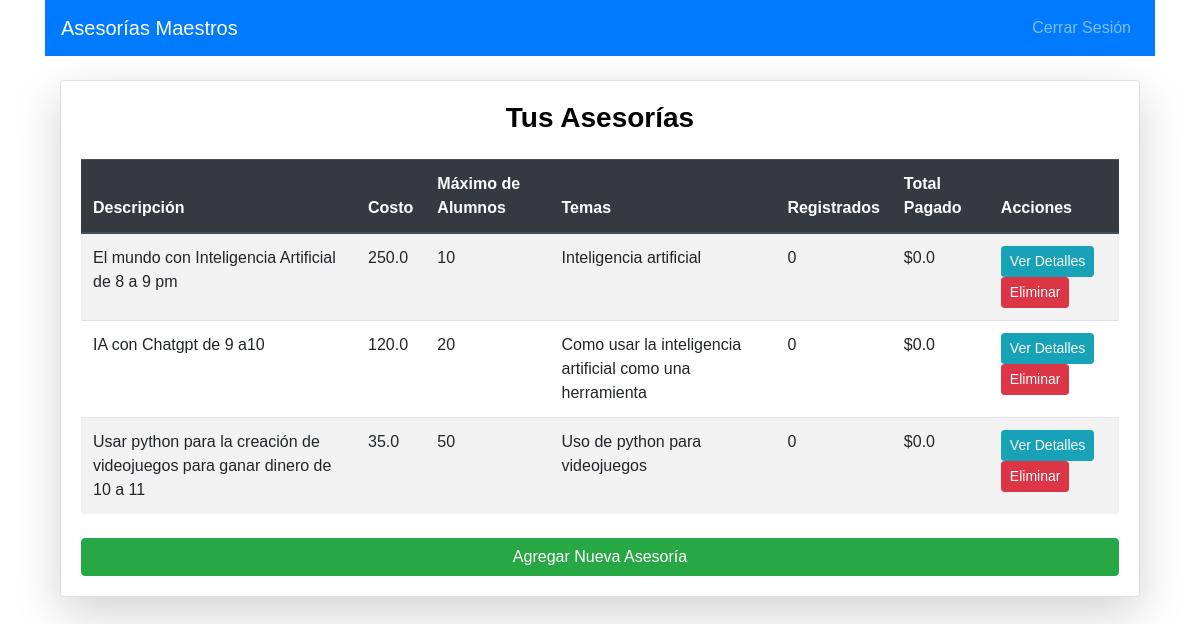
Screenshot of /dashboard_maestro (signed in) with the database file from the repository.
### ProyectoWeb/app.py (models this page shows)
class Asesoria(db.Model):
    id = db.Column(db.Integer, primary_key=True)
    descripcion = db.Column(db.String(200), nullable=False)
    costo = db.Column(db.Float, nullable=False)
    max_alumnos = db.Column(db.Integer, nullable=False)
    temas = db.Column(db.String(200), nullable=False)
    maestro_id = db.Column(db.Integer, db.ForeignKey('user.id'), nullable=False)
    alumnos = db.relationship('User', secondary=asesoria_alumno, back_populates='asesorias')
    total_pagado = db.Column(db.Float, default=0.0)
    meet_link = db.Column(db.String(200), nullable=True)

### ProyectoWeb/app.py (the view)
@app.route('/dashboard_maestro')
@login_required
def dashboard_maestro():
    asesorias = Asesoria.query.filter_by(maestro_id=current_user.id).all()
    for asesoria in asesorias:
        asesoria.registrados = db.session.query(RegistroAsesoria).filter_by(asesoria_id=asesoria.id, pagado=True).count()
        asesoria.total_pagado = db.session.query(db.func.sum(RegistroAsesoria.pagado * asesoria.costo)).filter(
            RegistroAsesoria.asesoria_id == asesoria.id, RegistroAsesoria.pagado == True
        ).scalar() or 0.0
    return render_template('dashboard_maestro.html', asesorias=asesorias)

### ProyectoWeb/app.py (called while the page is built)
@login_manager.user_loader
def load_user(user_id):
    return User.query.get(int(user_id))

### ProyectoWeb/templates/dashboard_maestro.html
{% extends 'base.html' %}
{% block content %}
<nav class="navbar navbar-expand-lg navbar-dark bg-primary mb-4">
    <a class="navbar-brand mx-auto" href="#">Asesorías Maestros</a>
    <div class="collapse navbar-collapse">
        <ul class="navbar-nav ml-auto">
            <li class="nav-item">
                <a class="nav-link" href="{{ url_for('logout') }}">Cerrar Sesión</a>
            </li>
        </ul>
    </div>
</nav>
<div class="container mt-4">
    <div class="card shadow-lg">
        <div class="card-body">
            <h2 class="text-center mb-4">Tus Asesorías</h2>
            <table class="table table-striped table-hover">
                <thead class="thead-dark">
                    <tr>
                        <th>Descripción</th>
                        <th>Costo</th>
                        <th>Máximo de Alumnos</th>
                        <th>Temas</th>
                        <th>Registrados</th>
                        <th>Total Pagado</th>
                        <th>Acciones</th>
                    </tr>
                </thead>
                <tbody>
                    {% for asesoria in asesorias %}
                        <tr>
                            <td>{{ asesoria.descripcion }}</td>
                            <td>{{ asesoria.costo }}</td>
                            <td>{{ asesoria.max_alumnos }}</td>
                            <td>{{ asesoria.temas }}</td>
                            <td>{{ asesoria.registrados }}</td>
                            <td>${{asesoria.total_pagado }}</td>
                            <td>
                                <a href="{{ url_for('ver_detalle_asesoria_maestro', id=asesoria.id) }}" class="btn btn-info btn-sm">Ver Detalles</a>
                                <form action="{{ url_for('borrar_asesoria', id=asesoria.id) }}" method="POST" style="display:inline;">
                                    <button type="submit" class="btn btn-danger btn-sm" onclick="return confirm('¿Estás seguro de que quieres eliminar esta asesoría?');">Eliminar</button>
                                </form>
                            </td>
                        </tr>
                    {% endfor %}
                </tbody>
            </table>
            <a href="{{ url_for('nueva_asesoria') }}" class="btn btn-success btn-block mt-4">Agregar Nueva Asesoría</a>
        </div>
    </div>
</div>
{% endblock %}

### ProyectoWeb/static/style.css (style rules this page uses)
body { margin: 0; padding: 0; height: 100vh; background: url('/static/Fondo1.jpeg') no-repeat center center fixed; background-size: cover; font-family: Arial, sans-serif; }
h2 { margin-bottom: 20px; font-size: 28px; font-weight: bold; color: black; }
button { background-color: white; color: #007BFF; border: none; padding: 12px; border-radius: 10px; cursor: pointer; font-weight: bold; }
.text-center { text-align: center; font-weight: bold; }
.mb-4 { margin-bottom: 1.5rem; }

### rows the page displays
Asesoria: descripcion "El mundo con Inteligencia Artificial de 8 a 9 pm", costo "250.0", max_alumnos "10", temas "Inteligencia artificial", registrados "0", total_pagado "0.0"
Asesoria: descripcion "IA con Chatgpt de 9 a10", costo "120.0", max_alumnos "20", temas "Como usar la inteligencia artificial como una herramienta", registrados "0", total_pagado "0.0"
Asesoria: descripcion "Usar python para la creación de videojuegos para ganar dinero de 10 a 11", costo "35.0", max_alumnos "50", temas "Uso de python para videojuegos", registrados "0", total_pagado "0.0"
